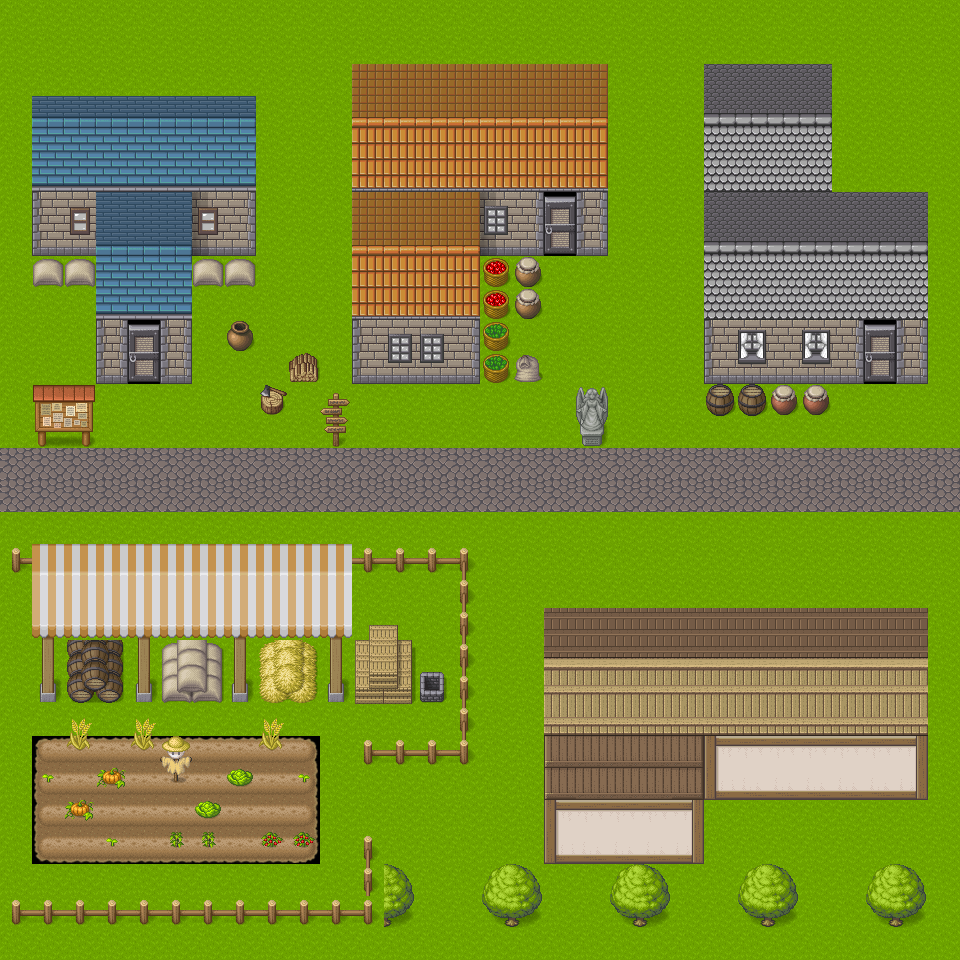

This is a level from a 2D game, rendered from its Tiled map with the project's own tilesets. A one-line summary and the complete map file follow:
An orthogonal 30x30 tile map with 32x32 px tiles, 3 tile layers (grund, build, タイルレイヤー3).

<map version="1.8" tiledversion="1.8.4" orientation="orthogonal" renderorder="right-down" width="30" height="30" tilewidth="32" tileheight="32" infinite="0" nextlayerid="4" nextobjectid="1">
 <tileset firstgid="1" source="grund.tsx" />
 <layer id="1" name="grund" width="30" height="30">
  <data encoding="csv">
2,2,2,2,2,2,2,2,2,2,2,2,2,2,2,2,2,2,2,2,2,2,2,2,2,2,2,2,2,2,
2,2,2,2,2,2,2,2,2,2,2,2,2,2,2,2,2,2,2,2,2,2,2,2,2,2,2,2,2,2,
2,2,2,2,2,2,2,2,2,2,2,562,562,562,562,562,562,562,562,2,2,2,565,565,565,565,2,2,2,2,
2,571,571,571,571,571,571,571,2,2,2,570,570,570,570,570,570,570,570,2,2,2,573,573,573,573,2,2,2,2,
2,579,579,579,579,579,579,579,2,2,2,578,578,578,578,578,578,578,578,2,2,2,581,581,581,581,2,2,2,2,
2,587,587,587,587,587,587,587,2,2,2,586,586,586,586,586,586,586,586,2,2,2,589,589,589,589,2,2,2,2,
2,449,450,563,563,563,453,451,2,2,2,562,562,562,562,453,451,456,452,2,2,2,565,565,565,565,565,565,565,2,
2,457,458,571,571,571,461,459,2,2,2,570,570,570,570,461,459,464,460,2,2,2,573,573,573,573,573,573,573,2,
2,2,2,579,579,579,2,2,2,2,2,578,578,578,578,2,2,2,2,2,2,2,581,581,581,581,581,581,581,2,
2,2,2,587,587,587,2,2,2,2,2,586,586,586,586,2,2,2,2,2,2,2,589,589,589,589,589,589,589,2,
2,2,2,452,456,452,2,2,2,2,2,449,450,450,451,2,2,2,2,2,2,2,449,450,450,450,451,456,452,2,
2,2,2,460,464,460,2,2,2,2,2,457,458,458,459,2,2,2,2,2,2,2,457,458,458,458,459,464,460,2,
2,2,2,2,2,2,2,2,2,2,2,2,2,2,2,2,2,2,2,2,2,2,2,2,2,2,2,2,2,2,
2,2,2,2,2,2,2,2,2,2,2,2,2,2,2,2,2,2,2,2,2,2,2,2,2,2,2,2,2,2,
291,291,291,291,291,291,291,291,291,291,291,291,291,291,291,291,291,291,291,291,291,291,291,291,291,291,291,291,291,291,
291,291,291,291,291,291,291,291,291,291,291,291,291,291,291,291,291,291,291,291,291,291,291,291,291,291,291,291,291,291,
2,2,2,2,2,2,2,2,2,2,2,2,2,2,2,2,2,2,2,2,2,2,2,2,2,2,2,2,2,2,
2,2,2,2,2,2,2,2,2,2,2,2,2,2,2,2,2,2,2,2,2,2,2,2,2,2,2,2,2,2,
2,2,2,2,2,2,2,2,2,2,2,2,2,2,2,2,2,2,2,2,2,2,2,2,2,2,2,2,2,2,
2,2,2,2,2,2,2,2,2,2,2,2,2,2,2,2,2,2,2,2,2,2,2,2,2,2,2,2,2,2,
2,2,2,2,2,2,2,2,2,2,2,2,2,2,2,2,2,2,2,2,2,2,2,2,2,2,2,2,2,2,
2,2,2,2,2,2,2,2,2,2,2,2,2,2,2,2,2,2,2,2,2,2,2,2,2,2,2,2,2,2,
2,2,2,2,2,2,2,2,2,2,2,2,2,2,2,2,2,2,2,2,2,2,2,2,2,2,2,2,2,2,
2,153,154,154,154,154,154,154,154,155,2,2,2,2,2,2,2,2,2,2,2,2,2,2,2,2,2,2,2,2,
2,161,162,162,162,162,162,162,162,163,2,2,2,2,2,2,2,2,2,2,2,2,2,2,2,2,2,2,2,2,
2,161,162,162,162,162,162,162,162,163,2,2,2,2,2,2,2,2,2,2,2,2,2,2,2,2,2,2,2,2,
2,169,170,170,170,170,170,170,170,171,2,2,2,2,2,2,2,2,2,2,2,2,2,2,2,2,2,2,2,2,
2,2,2,2,2,2,2,2,2,2,2,2,2,2,2,2,2,2,2,2,2,2,2,2,2,2,2,2,2,2,
2,2,2,2,2,2,2,2,2,2,2,2,2,2,2,2,2,2,2,2,2,2,2,2,2,2,2,2,2,2,
2,2,2,2,2,2,2,2,2,2,2,2,2,2,2,2,2,2,2,2,2,2,2,2,2,2,2,2,2,2
</data>
 </layer>
 <layer id="2" name="build" width="30" height="30">
  <data encoding="csv">
0,0,0,0,0,0,0,0,0,0,0,0,0,0,0,0,0,0,0,0,0,0,0,0,0,0,0,0,0,0,
0,0,0,0,0,0,0,0,0,0,0,0,0,0,0,0,0,0,0,0,0,0,0,0,0,0,0,0,0,0,
0,0,0,0,0,0,0,0,0,0,0,0,0,0,0,0,0,0,0,0,0,0,0,0,0,0,0,0,0,0,
0,0,0,0,0,0,0,0,0,0,0,0,0,0,0,0,0,0,0,0,0,0,0,0,0,0,0,0,0,0,
0,0,0,0,0,0,0,0,0,0,0,0,0,0,0,0,0,0,0,0,0,0,0,0,0,0,0,0,0,0,
0,0,0,0,0,0,0,0,0,0,0,0,0,0,0,0,0,0,0,0,0,0,0,0,0,0,0,0,0,0,
0,0,593,0,0,0,593,0,0,0,0,0,0,0,0,595,0,0,0,0,0,0,0,0,0,0,0,0,0,0,
0,0,601,0,0,0,601,0,0,0,0,0,0,0,0,603,0,0,0,0,0,0,0,0,0,0,0,0,0,0,
0,875,875,0,0,0,875,875,0,0,0,0,0,0,0,878,857,0,0,0,0,0,0,0,0,0,0,0,0,0,
0,0,0,0,0,0,0,0,0,0,0,0,0,0,0,878,857,0,0,0,0,0,0,0,0,0,0,0,0,0,
0,0,0,0,0,0,0,858,0,0,0,0,595,595,0,879,0,0,0,0,0,0,0,599,0,599,0,0,0,0,
0,0,0,0,0,0,0,0,0,867,0,0,603,603,0,879,873,0,0,0,0,0,0,607,0,607,0,0,0,0,
0,231,232,0,0,0,0,0,868,0,230,0,0,0,0,0,0,0,924,0,0,0,876,876,859,859,0,0,0,0,
0,239,240,0,0,0,0,0,0,0,238,0,0,0,0,0,0,0,932,0,0,0,0,0,0,0,0,0,0,0,
0,0,0,0,0,0,0,0,0,0,0,0,0,0,0,0,0,0,0,0,0,0,0,0,0,0,0,0,0,0,
0,0,0,0,0,0,0,0,0,0,0,0,0,0,0,0,0,0,0,0,0,0,0,0,0,0,0,0,0,0,
0,0,0,0,0,0,0,0,0,0,0,0,0,0,0,0,0,0,0,0,0,0,0,0,0,0,0,0,0,0,
189,0,0,0,0,0,0,0,0,0,0,185,185,185,180,0,0,0,0,0,0,0,0,0,0,0,0,0,0,0,
0,0,0,0,0,0,0,0,0,0,0,0,0,0,177,0,0,0,0,0,0,0,0,0,0,0,0,0,0,0,
0,0,0,0,0,0,0,0,0,0,0,887,888,0,177,0,0,0,0,0,0,0,0,0,0,0,0,0,0,0,
0,0,893,894,0,891,892,0,889,890,0,895,896,0,177,0,0,0,0,0,0,0,0,0,0,0,0,0,0,0,
0,0,901,902,0,899,900,0,897,898,0,903,904,227,177,0,0,0,0,0,0,0,0,0,0,0,0,0,0,0,
0,0,0,0,0,0,0,0,0,0,0,0,0,0,177,0,0,0,0,0,0,0,0,0,0,0,0,0,0,0,
0,0,0,0,0,0,0,0,0,0,0,189,185,185,188,0,0,0,0,0,0,0,0,0,0,0,0,0,0,0,
0,0,0,0,0,0,0,0,0,0,0,0,0,0,0,0,0,0,0,0,0,0,0,0,0,0,0,0,0,0,
0,0,0,0,0,0,0,0,0,0,0,0,0,0,0,0,0,0,0,0,0,0,0,0,0,0,0,0,0,0,
0,0,0,0,0,0,0,0,0,0,0,178,0,0,0,0,0,0,0,0,0,0,0,0,0,0,0,0,0,0,
0,0,0,0,0,0,0,0,0,0,0,177,10,0,0,9,10,0,0,9,10,0,0,9,10,0,0,9,10,0,
189,185,185,185,185,185,185,185,185,185,185,181,18,0,0,17,18,0,0,17,18,0,0,17,18,0,0,17,18,0,
0,0,0,0,0,0,0,0,0,0,0,0,0,0,0,0,0,0,0,0,0,0,0,0,0,0,0,0,0,0
</data>
 </layer>
 <layer id="3" name="タイルレイヤー3" width="30" height="30">
  <data encoding="csv">
0,0,0,0,0,0,0,0,0,0,0,0,0,0,0,0,0,0,0,0,0,0,0,0,0,0,0,0,0,0,
0,0,0,0,0,0,0,0,0,0,0,0,0,0,0,0,0,0,0,0,0,0,0,0,0,0,0,0,0,0,
0,0,0,0,0,0,0,0,0,0,0,0,0,0,0,0,0,0,0,0,0,0,0,0,0,0,0,0,0,0,
0,0,0,0,0,0,0,0,0,0,0,0,0,0,0,0,0,0,0,0,0,0,0,0,0,0,0,0,0,0,
0,0,0,0,0,0,0,0,0,0,0,0,0,0,0,0,0,0,0,0,0,0,0,0,0,0,0,0,0,0,
0,0,0,0,0,0,0,0,0,0,0,0,0,0,0,0,0,0,0,0,0,0,0,0,0,0,0,0,0,0,
0,0,0,0,0,0,0,0,0,0,0,0,0,0,0,0,0,0,0,0,0,0,0,0,0,0,0,0,0,0,
0,0,0,0,0,0,0,0,0,0,0,0,0,0,0,0,0,0,0,0,0,0,0,0,0,0,0,0,0,0,
0,0,0,0,0,0,0,0,0,0,0,0,0,0,0,0,0,0,0,0,0,0,0,0,0,0,0,0,0,0,
0,0,0,0,0,0,0,0,0,0,0,0,0,0,0,0,0,0,0,0,0,0,0,0,0,0,0,0,0,0,
0,0,0,0,0,0,0,0,0,0,0,0,0,0,0,0,0,0,0,0,0,0,0,0,0,0,0,0,0,0,
0,0,0,0,0,0,0,0,0,0,0,0,0,0,0,0,0,0,0,0,0,0,0,0,0,0,0,0,0,0,
0,0,0,0,0,0,0,0,0,0,0,0,0,0,0,0,0,0,0,0,0,0,0,0,0,0,0,0,0,0,
0,0,0,0,0,0,0,0,0,0,0,0,0,0,0,0,0,0,0,0,0,0,0,0,0,0,0,0,0,0,
0,0,0,0,0,0,0,0,0,0,0,0,0,0,0,0,0,0,0,0,0,0,0,0,0,0,0,0,0,0,
0,0,0,0,0,0,0,0,0,0,0,0,0,0,0,0,0,0,0,0,0,0,0,0,0,0,0,0,0,0,
0,0,0,0,0,0,0,0,0,0,0,0,0,0,0,0,0,0,0,0,0,0,0,0,0,0,0,0,0,0,
0,910,910,910,910,910,910,910,910,910,910,0,0,0,0,0,0,0,0,0,0,0,0,0,0,0,0,0,0,0,
0,918,918,918,918,918,918,918,918,918,918,0,0,0,0,0,0,0,0,0,0,0,0,0,0,0,0,0,0,0,
0,934,926,926,934,926,926,934,926,926,934,0,0,0,0,0,0,561,561,561,561,561,561,561,561,561,561,561,561,0,
0,942,0,0,942,0,0,942,0,0,942,0,0,0,0,0,0,569,569,569,569,569,569,569,569,569,569,569,569,0,
0,950,0,0,950,0,0,950,0,0,950,0,0,0,0,0,0,577,577,577,577,577,577,577,577,577,577,577,577,0,
0,0,158,0,158,0,0,0,158,0,0,0,0,0,0,0,0,585,585,585,585,585,585,585,585,585,585,585,585,0,
0,0,174,0,174,156,0,0,174,0,0,0,0,0,0,0,0,353,354,354,354,355,369,370,370,370,370,370,371,0,
0,157,0,167,0,164,0,168,0,157,0,0,0,0,0,0,0,361,354,354,354,363,377,378,378,378,378,378,379,0,
0,0,167,0,0,0,168,0,0,0,0,0,0,0,0,0,0,369,370,370,370,371,0,0,0,0,0,0,0,0,
0,0,0,157,0,175,175,0,176,176,0,0,0,0,0,0,0,377,378,378,378,379,0,0,0,0,0,0,0,0,
0,0,0,0,0,0,0,0,0,0,0,0,0,0,0,0,0,0,0,0,0,0,0,0,0,0,0,0,0,0,
0,0,0,0,0,0,0,0,0,0,0,0,0,0,0,0,0,0,0,0,0,0,0,0,0,0,0,0,0,0,
0,0,0,0,0,0,0,0,0,0,0,0,0,0,0,0,0,0,0,0,0,0,0,0,0,0,0,0,0,0
</data>
 </layer>
</map>
